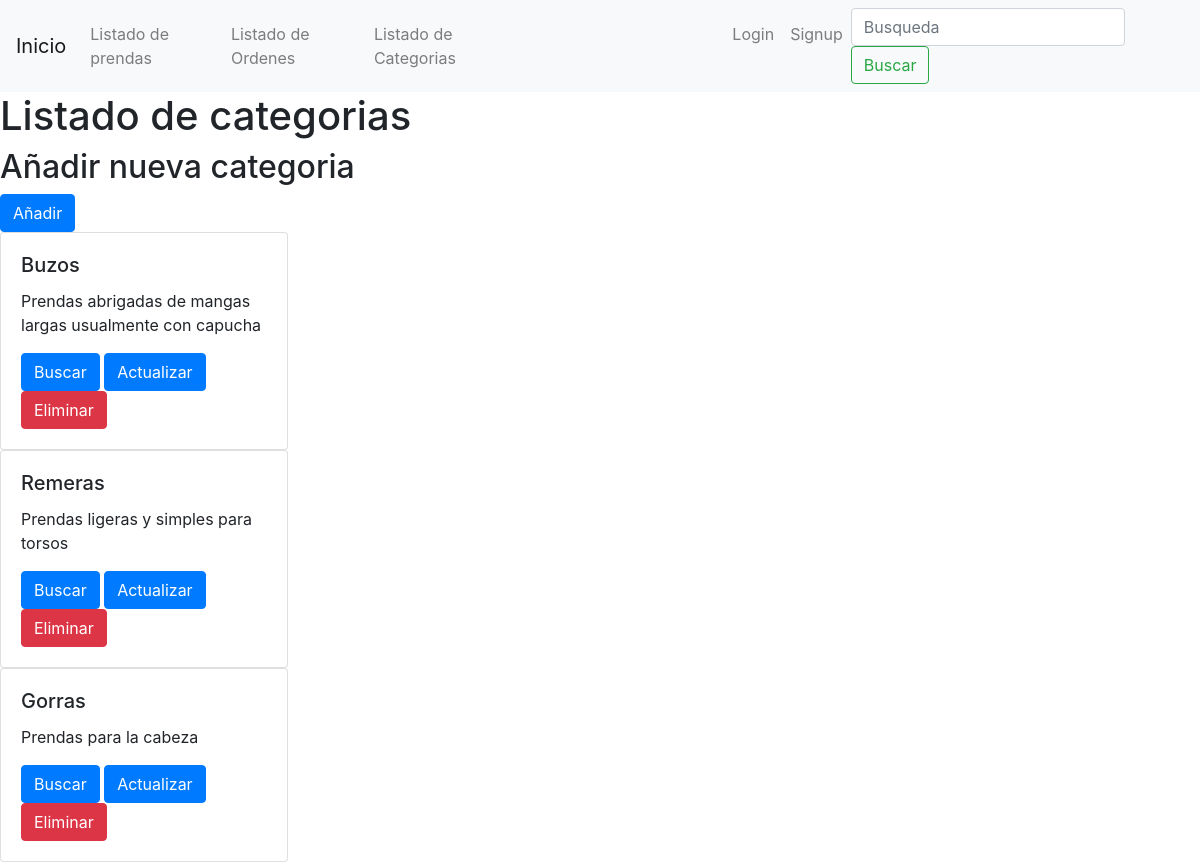
The app's page /clothes/list-categories/ with its own data.
### clothes/models.py (models this page shows)
class Category(models.Model):
    class Meta:
        verbose_name_plural = 'Categorias'
    name = models.CharField(max_length=123, unique=True, verbose_name= 'Nombre')
    description = models.CharField(max_length=123, default= 'Sin descripción', verbose_name= 'Descripción')

### clothes/views.py (the view)
# urls.py: path('list-categories/', list_categories, name='list_categories'),
def list_categories(request):
    if 'search' in request.GET:
        search = request.GET['search']
        categories = Category.objects.filter(name__icontains=search)
    else:
        categories = Category.objects.all()
    context= {
        'categories':categories,
    }
    return render(request, 'clothes/categories/list_categories.html', context=context)

### Templates/clothes/categories/list_categories.html (shortened to what this page needs)
{% extends 'base.html' %}
{% block content %}
    <h1>Listado de categorias</h1>
    <h2>Añadir nueva categoria </h2> <a href="/clothes/create-category/" class="btn btn-primary">Añadir</a>
    {% for category in categories %}
        <div class="card" style="width: 18rem;">
            <div class="card-body">
            <h5 class="card-title">{{category.name}}</h5>
            <p class="card-text">{{category.description}}</p>
            <a href="/clothes/list-clothes/?search={{category.name}}" class="btn btn-primary">Buscar</a>
            <a href="/clothes/update-category/{{category.id}}/" class="btn btn-primary">Actualizar</a>
            <a href="/clothes/delete-category/{{category.id}}/" class="btn btn-danger">Eliminar</a>
            </div>
        </div>
    {% endfor %}
{% endblock %}
{% block search %}
<form class="form-inline my-2 my-lg-0" action="/clothes/list-categories/" method="GET">
{% endblock %}

### records on screen
Category: name "Buzos", description "Prendas abrigadas de mangas largas usualmente con capucha"
Category: name "Remeras", description "Prendas ligeras y simples para torsos"
Category: name "Gorras", description "Prendas para la cabeza"
